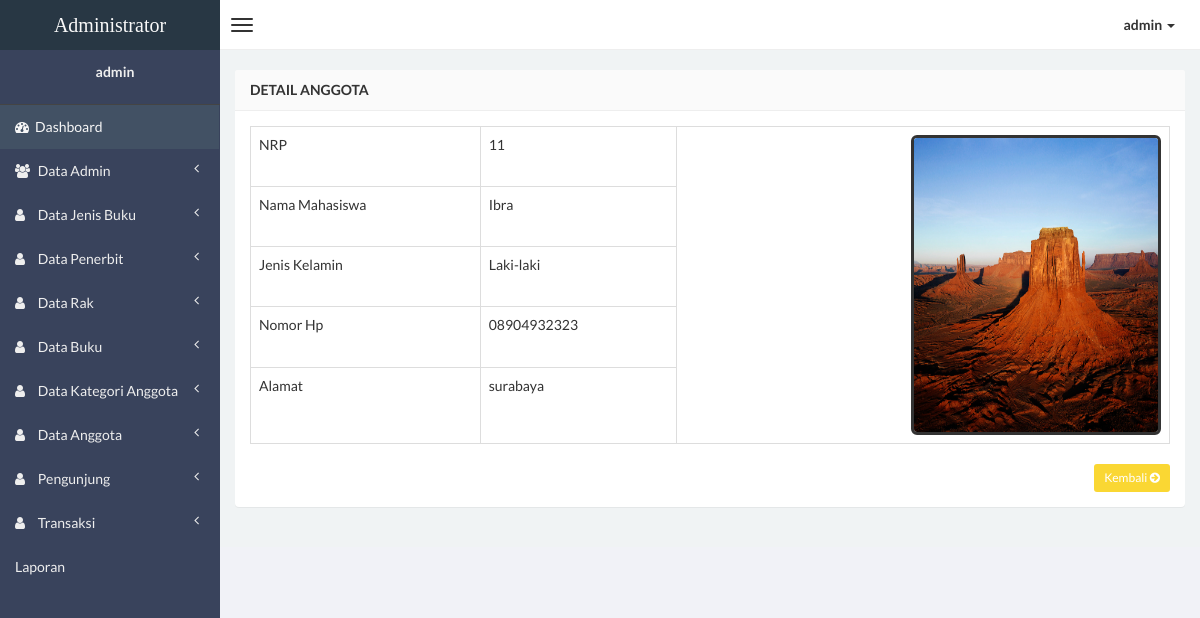
/admin/anggota-detail.php?hal=edit&kd=11 (signed in), run on the app's committed database.
### tables this page shows
CREATE TABLE IF NOT EXISTS `tbl_anggota` (
  `nrp` varchar(20) NOT NULL,
  `nama` varchar(50) DEFAULT NULL,
  `jk` varchar(15) DEFAULT NULL,
  `hp` varchar(15) DEFAULT NULL,
  `alamat` longtext,
  `Foto` varchar(50) DEFAULT NULL
);

### admin/anggota-detail.php (the view, shortened to what this page needs)
<?php
if (empty($_SESSION['username'])){
	header('location:../index.php');
} else {
?>
<!DOCTYPE html>
<html>
<head>
    <link href="css/bootstrap.min.css" rel="stylesheet" type="text/css" />
    <link href="css/font-awesome.min.css" rel="stylesheet" type="text/css" />
    <link href="css/ionicons.min.css" rel="stylesheet" type="text/css" />
    <link href="css/morris/morris.css" rel="stylesheet" type="text/css" />
    <link href="css/jvectormap/jquery-jvectormap-1.2.2.css" rel="stylesheet" type="text/css" />
    <link href="css/datepicker/datepicker3.css" rel="stylesheet" type="text/css" />
    <link href="css/daterangepicker/daterangepicker-bs3.css" rel="stylesheet" type="text/css" />
    <link href="css/iCheck/all.css" rel="stylesheet" type="text/css" />
    <link href="css/style.css" rel="stylesheet" type="text/css" />
      </head>
      <body class="skin-black">
        <header class="header">
            <a href="dashboard.php" class="logo">
                Administrator
            </a>
            <nav class="navbar navbar-static-top" role="navigation">
                <a href="#" class="navbar-btn sidebar-toggle" data-toggle="offcanvas" role="button">
                    <span class="icon-bar"></span>
                    <span class="icon-bar"></span>
                    <span class="icon-bar"></span>
                </a>
                <div class="navbar-right">
                    <ul class="nav navbar-nav">
                        <li class="dropdown user user-menu">
                            <a href="#" class="dropdown-toggle" data-toggle="dropdown">
                                <span><?php echo $_SESSION['username']; ?> <i class="caret"></i></span>
                            </a>
                                </li>
                            </ul>
                        </div>
                    </nav>
                </header>
<?php } ?>
                <div class="wrapper row-offcanvas row-offcanvas-left">
                    <aside class="left-side sidebar-offcanvas">
                        <section class="sidebar">
                            <div class="user-panel">
                                <div class="info">
                                    <center><p><?php echo $_SESSION['username']; ?></p></center>
                                </div>
                            </div>
                            <?php include "menu.php"; ?>
                        </section>
                    </aside>
                    <aside class="right-side">
                <section class="content">
                    <div class="row">
                        <div class="col-xs-12">
                            <div class="panel">
                                <header class="panel-heading">
                                    <b>Detail Anggota</b>
                                </header>
                    <?php
                    $query = mysql_query("SELECT * FROM tbl_anggota WHERE nrp='$_GET[kd]'");
                    $data  = mysql_fetch_array($query);
                    ?>
                                <div class="panel-body">
                      <table id="example" class="table table-hover table-bordered">
                    <tr>
                    <td>NRP</td>
                    <td><?php echo $data['nrp']; ?></td>
                    <td rowspan="9"><div class="pull-right image">
                            <img src="<?php echo $data['Foto']; ?>" class="img-rounded" height="300" width="250" alt="User Image" style="border: 3px solid #333333;" />
                        </div></td>
                    </tr>
                    <tr>
                    <td>Nama Mahasiswa</td>
                    <td><?php echo $data['nama']; ?></td>
                    </tr>
                    <tr>
                    <td>Jenis Kelamin</td>
                    <td><?php echo $data['jk']; ?></td>
                    </tr>
                    <tr>
                    <td>Nomor Hp</td>
                    <td><?php echo $data['hp']; ?></td>
                    </tr>
                    <tr>
                    <td>Alamat</td>
                    <td><?php echo $data['alamat']; ?></td>
                    </tr>
                   </table>
                <div class="text-right">
                <a href="anggota.php" class="btn btn-sm btn-warning"> Kembali <i class="fa fa-arrow-circle-right"></i></a>
                </div>
                                </div>
                            </div>
                        </div>
                    </div>
                </section>
            </aside>
        </div>
</body>
</html>

### data on the page
tbl_anggota: nrp "11", Foto (picture), nama "Ibra", jk "Laki-laki", hp "08904932323", alamat "surabaya"

### other printed values
$_SESSION['username'] "admin"
